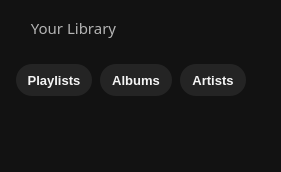
       <widget class="QWidget" name="libraryBackgroundWidget" native="true">
        <property name="sizePolicy">
         <sizepolicy hsizetype="Preferred" vsizetype="Expanding">
          <horstretch>0</horstretch>
          <verstretch>0</verstretch>
         </sizepolicy>
        </property>
        <property name="maximumSize">
         <size>
          <width>16777215</width>
          <height>16777215</height>
         </size>
        </property>
        <property name="styleSheet">
         <string notr="true">border-radius: 10px;
background-color: rgb(18, 18, 18);</string>
        </property>
        <layout class="QVBoxLayout" name="verticalLayout_3">
         <property name="spacing">
          <number>0</number>
         </property>
         <property name="leftMargin">
          <number>0</number>
         </property>
         <property name="topMargin">
          <number>0</number>
         </property>
         <property name="rightMargin">
          <number>0</number>
         </property>
         <property name="bottomMargin">
          <number>0</number>
         </property>
         <item>
          <layout class="QHBoxLayout" name="libraryHLayout">
           <property name="spacing">
            <number>73</number>
           </property>
           <property name="leftMargin">
            <number>16</number>
           </property>
           <property name="topMargin">
            <number>8</number>
           </property>
           <property name="rightMargin">
            <number>16</number>
           </property>
           <property name="bottomMargin">
            <number>8</number>
           </property>
           <item>
            <widget class="QPushButton" name="libraryButton">
             <property name="sizePolicy">
              <sizepolicy hsizetype="Fixed" vsizetype="Fixed">
               <horstretch>0</horstretch>
               <verstretch>0</verstretch>
              </sizepolicy>
             </property>
             <property name="minimumSize">
              <size>
               <width>135</width>
               <height>40</height>
              </size>
             </property>
             <property name="font">
              <font>
               <family>Segoe UI Black</family>
               <pointsize>11</pointsize>
              </font>
             </property>
             <property name="cursor">
              <cursorShape>ArrowCursor</cursorShape>
             </property>
             <property name="styleSheet">
              <string notr="true">QPushButton {
    text-align: left;       /* Align text to the left */
    padding-left: 8px;     /* Adjust padding as needed */
	color: rgb(180, 180, 180);
}

QPushButton::icon {
    subcontrol-position: left center; /* Icon to the left and centered vertically */
}

</string>
             </property>
             <property name="text">
              <string> Your Library</string>
             </property>
             <property name="icon">
              <iconset resource="resources.qrc">
               <normaloff>:/assets/buttons/library.png</normaloff>:/assets/buttons/library.png</iconset>
             </property>
             <property name="iconSize">
              <size>
               <width>22</width>
               <height>22</height>
              </size>
             </property>
            </widget>
           </item>
           <item>
            <widget class="RoundButton" name="addButton">
             <property name="sizePolicy">
              <sizepolicy hsizetype="Fixed" vsizetype="Fixed">
               <horstretch>0</horstretch>
               <verstretch>0</verstretch>
              </sizepolicy>
             </property>
             <property name="minimumSize">
              <size>
               <width>0</width>
               <height>32</height>
              </size>
             </property>
             <property name="maximumSize">
              <size>
               <width>32</width>
               <height>16777215</height>
              </size>
             </property>
             <property name="cursor">
              <cursorShape>PointingHandCursor</cursorShape>
             </property>
             <property name="styleSheet">
              <string notr="true">QPushButton {
	border-radius: 16.4px;
}

QPushButton:hover {
    icon: url(:assets/buttons/add_hover.png);
	background-color: rgb(31, 31, 31);
}

QPushButton:pressed {
    icon: url(:assets/buttons/add_hover.png);
	background-color: rgb(0, 0, 0);
}
</string>
             </property>
             <property name="text">
              <string/>
             </property>
             <property name="icon">
              <iconset resource="resources.qrc">
               <normaloff>:/assets/buttons/add.png</normaloff>:/assets/buttons/add.png</iconset>
             </property>
             <property name="iconSize">
              <size>
               <width>14</width>
               <height>14</height>
              </size>
             </property>
            </widget>
           </item>
          </layout>
         </item>
         <item>
          <layout class="QHBoxLayout" name="playlistsButtonsHLayout">
           <property name="spacing">
            <number>8</number>
           </property>
           <property name="leftMargin">
            <number>16</number>
           </property>
           <property name="topMargin">
            <number>8</number>
           </property>
           <property name="rightMargin">
            <number>0</number>
           </property>
           <property name="bottomMargin">
            <number>8</number>
           </property>
           <item>
            <widget class="LibraryFilterButton" name="playlistsButton">
             <property name="sizePolicy">
              <sizepolicy hsizetype="Fixed" vsizetype="Fixed">
               <horstretch>0</horstretch>
               <verstretch>0</verstretch>
              </sizepolicy>
             </property>
             <property name="minimumSize">
              <size>
               <width>76</width>
               <height>32</height>
              </size>
             </property>
             <property name="font">
              <font>
               <family>Segoe UI</family>
               <pointsize>10</pointsize>
               <bold>true</bold>
              </font>
             </property>
             <property name="cursor">
              <cursorShape>PointingHandCursor</cursorShape>
             </property>
             <property name="styleSheet">
              <string notr="true">QPushButton {
	background-color: rgb(36, 36, 36);
	color: rgb(244, 244, 244);
	border-radius: 16.4px;
}

QPushButton:hover {
	background-color: rgb(42, 42, 42);
}

QPushButton:checked {
	background-color: rgb(255, 255, 255);
	color: rgb(0, 0, 0);
}

QPushButton:pressed {
	background-color: rgb(30, 30, 30);
}

QPushButton:checked:pressed {
	background-color: rgb(200, 200, 200);
	color: rgb(0, 0, 0);
}</string>
             </property>
             <property name="text">
              <string>Playlists</string>
             </property>
             <property name="iconSize">
              <size>
               <width>22</width>
               <height>22</height>
              </size>
             </property>
             <property name="checkable">
              <bool>true</bool>
             </property>
            </widget>
           </item>
           <item>
            <widget class="LibraryFilterButton" name="albumsButton">
             <property name="sizePolicy">
              <sizepolicy hsizetype="Fixed" vsizetype="Fixed">
               <horstretch>0</horstretch>
               <verstretch>0</verstretch>
              </sizepolicy>
             </property>
             <property name="minimumSize">
              <size>
               <width>72</width>
               <height>32</height>
              </size>
             </property>
             <property name="maximumSize">
              <size>
               <width>16777215</width>
               <height>16777215</height>
              </size>
             </property>
             <property name="font">
              <font>
               <family>Segoe UI</family>
               <pointsize>10</pointsize>
               <bold>true</bold>
              </font>
             </property>
             <property name="cursor">
              <cursorShape>PointingHandCursor</cursorShape>
             </property>
             <property name="styleSheet">
              <string notr="true">QPushButton {
	background-color: rgb(36, 36, 36);
	color: rgb(244, 244, 244);
	border-radius: 16.4px;
}

QPushButton:hover {
	background-color: rgb(42, 42, 42);
}

QPushButton:checked {
	background-color: rgb(255, 255, 255);
	color: rgb(0, 0, 0);
}

QPushButton:pressed {
	background-color: rgb(30, 30, 30);
}

QPushButton:checked:pressed {
	background-color: rgb(200, 200, 200);
	color: rgb(0, 0, 0);
}</string>
             </property>
             <property name="text">
              <string>Albums</string>
             </property>
             <property name="iconSize">
              <size>
               <width>14</width>
               <height>14</height>
              </size>
             </property>
             <property name="checkable">
              <bool>true</bool>
             </property>
            </widget>
           </item>
           <item>
            <widget class="LibraryFilterButton" name="artistsButton">
             <property name="sizePolicy">
              <sizepolicy hsizetype="Fixed" vsizetype="Fixed">
               <horstretch>0</horstretch>
               <verstretch>0</verstretch>
              </sizepolicy>
             </property>
             <property name="minimumSize">
              <size>
               <width>66</width>
               <height>32</height>
              </size>
             </property>
             <property name="font">
              <font>
               <family>Segoe UI</family>
               <pointsize>10</pointsize>
               <bold>true</bold>
              </font>
             </property>
             <property name="cursor">
              <cursorShape>PointingHandCursor</cursorShape>
             </property>
             <property name="styleSheet">
              <string notr="true">QPushButton {
	background-color: rgb(36, 36, 36);
	color: rgb(244, 244, 244);
	border-radius: 16.4px;
}

QPushButton:hover {
	background-color: rgb(42, 42, 42);
}

QPushButton:checked {
	background-color: rgb(255, 255, 255);
	color: rgb(0, 0, 0);
}

QPushButton:pressed {
	background-color: rgb(30, 30, 30);
}

QPushButton:checked:pressed {
	background-color: rgb(200, 200, 200);
	color: rgb(0, 0, 0);
}</string>
             </property>
             <property name="text">
              <string>Artists</string>
             </property>
             <property name="checkable">
              <bool>true</bool>
             </property>
            </widget>
           </item>
           <item>
            <spacer name="playlistsButtonsSpacer">
             <property name="orientation">
              <enum>Qt::Orientation::Horizontal</enum>
             </property>
             <property name="sizeType">
              <enum>QSizePolicy::Policy::Fixed</enum>
             </property>
             <property name="sizeHint" stdset="0">
              <size>
               <width>35</width>
               <height>20</height>
              </size>
             </property>
            </spacer>
           </item>
          </layout>
         </item>
         <item>
          <widget class="QScrollArea" name="libraryScrollArea">
           <property name="sizePolicy">
            <sizepolicy hsizetype="Preferred" vsizetype="Expanding">
             <horstretch>0</horstretch>
             <verstretch>0</verstretch>
            </sizepolicy>
           </property>
           <property name="styleSheet">
            <string notr="true">background-color: rgb(18, 18, 18);

/*background-color: rgb(170, 0, 0);*/</string>
           </property>
           <property name="widgetResizable">
            <bool>true</bool>
           </property>
           <widget class="QWidget" name="libraryScrollAreaWidget">
            <property name="geometry">
             <rect>
              <x>0</x>
              <y>0</y>
              <width>290</width>
              <height>250</height>
             </rect>
            </property>
           </widget>
          </widget>
         </item>
        </layout>
       </widget>
